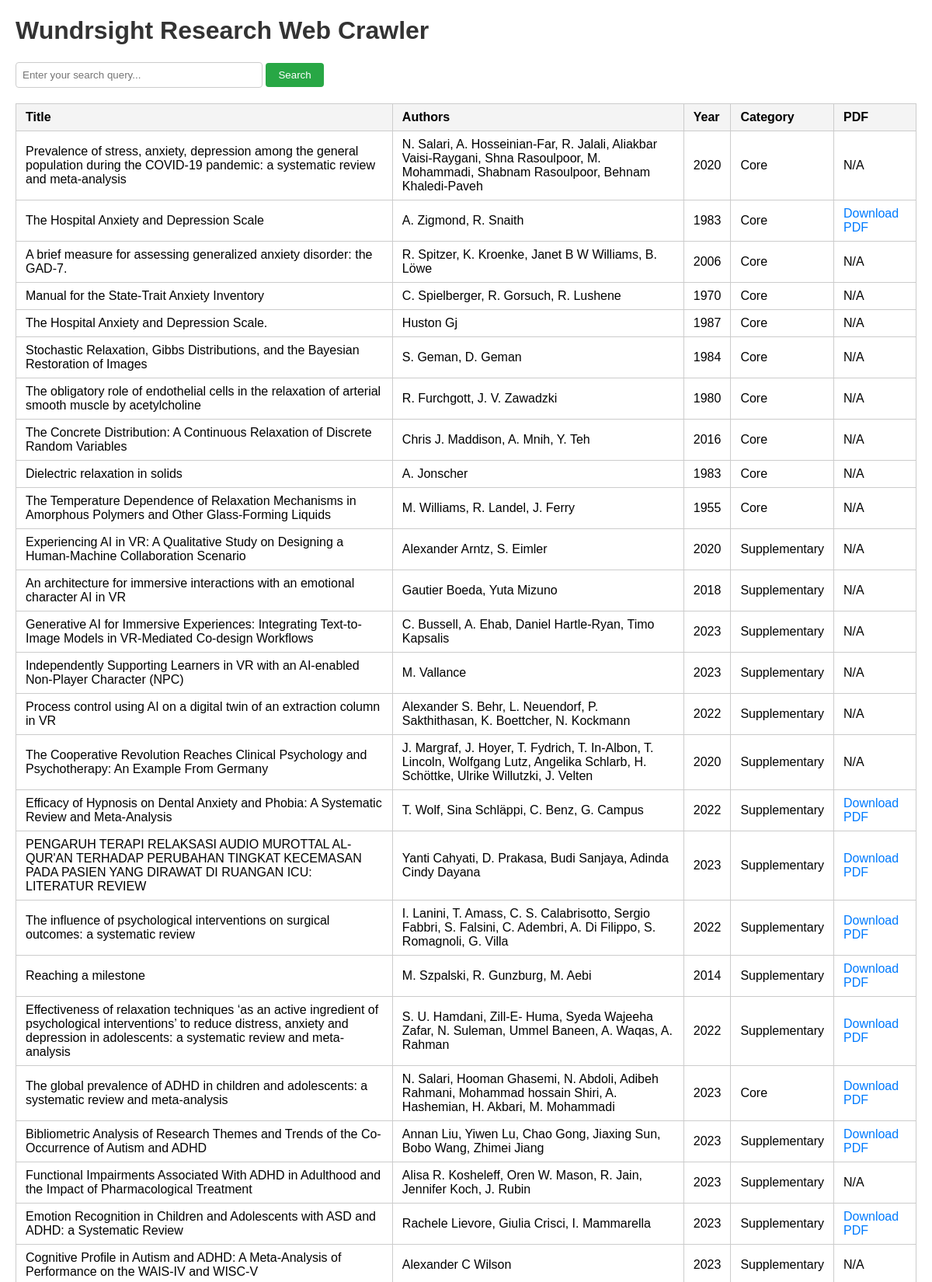
The page / (upper part) on the database its author committed.
### src/models.py (models this page shows, shortened)
class Paper( Base ):
    __tablename__ = 'papers'
    id = Column( Integer, primary_key=True )
    title = Column( String, nullable=False )
    authors = Column( String, nullable=True )
    year = Column( Integer, nullable=True )
    abstract = Column( Text, nullable=True )
    citation_count = Column( Integer, default=0 )
    doi = Column( String, unique=True, nullable=True )
    pdf_path = Column( String, nullable=True )
    category = Column( String, nullable=True )  # e.g., Core, Supplementary

### src/app.py (the view, shortened to what this page needs)
@app.route('/', methods=['GET', 'POST'])
def index():
    papers = session.query(Paper).all()
    return render_template('index.html', papers=papers)

### src/templates/index.html (shortened to what this page needs)
<!DOCTYPE html>
<html>
<head>
</head>
<body>
    <h1>Wundrsight Research Web Crawler</h1>
    <form method="POST" action="/">
        <input type="text" name="query" placeholder="Enter your search query..." required>
        <input type="submit" value="Search">
    </form>
    <table>
        <thead>
            <tr>
                <th>Title</th>
                <th>Authors</th>
                <th>Year</th>
                <th>Category</th>
                <th>PDF</th>
            </tr>
        </thead>
        <tbody>
            {% for paper in papers %}
            <tr>
                <td>{{ paper.title }}</td>
                <td>{{ paper.authors }}</td>
                <td>{{ paper.year }}</td>
                <td>{{ paper.category }}</td>
                <td>
                    {% if paper.pdf_path %}
                        <a href="{{ url_for('download_pdf', paper_id=paper.id) }}" target="_blank">Download PDF</a>
                    {% else %}
                        N/A
                    {% endif %}
                </td>
            </tr>
            {% endfor %}
        </tbody>
    </table>
</body>
</html>

### src/templates/index.html (style rules this page uses)
body { font-family: Arial, sans-serif; margin: 20px; }
h1 { color: #333; }
form { margin-bottom: 20px; }
input[type="text"] { padding: 8px; width: 300px; border: 1px solid #ccc; border-radius: 4px; }
input[type="submit"] { padding: 8px 16px; border: none; background-color: #28a745; color: white; border-radius: 4px; cursor: pointer; }
table { width: 100%; border-collapse: collapse; }
th, td { padding: 8px 12px; border: 1px solid #ccc; text-align: left; }
th { background-color: #f4f4f4; }
a { text-decoration: none; color: #007bff; }

### rows shown on the page
Paper: title "Prevalence of stress, anxiety, depression among the general population during the COVID-19 pandemic: a systematic review and meta-analysis", authors "N. Salari, A. Hosseinian-Far, R. Jalali, Aliakbar Vaisi-Raygani, Shna Rasoulpoor, M. Mohammadi, Shabnam Rasoulpoor, Behnam Khaledi-Paveh", year "2020", category "Core", shows "N/A"
Paper: title "The Hospital Anxiety and Depression Scale", authors "A. Zigmond, R. Snaith", year "1983", category "Core"
Paper: title "A brief measure for assessing generalized anxiety disorder: the GAD-7.", authors "R. Spitzer, K. Kroenke, Janet B W Williams, B. Löwe", year "2006", category "Core", shows "N/A"
Paper: title "Manual for the State-Trait Anxiety Inventory", authors "C. Spielberger, R. Gorsuch, R. Lushene", year "1970", category "Core", shows "N/A"
Paper: title "The Hospital Anxiety and Depression Scale.", authors "Huston Gj", year "1987", category "Core", shows "N/A"
Paper: title "Stochastic Relaxation, Gibbs Distributions, and the Bayesian Restoration of Images", authors "S. Geman, D. Geman", year "1984", category "Core", shows "N/A"
Paper: title "The obligatory role of endothelial cells in the relaxation of arterial smooth muscle by acetylcholine", authors "R. Furchgott, J. V. Zawadzki", year "1980", category "Core", shows "N/A"
Paper: title "The Concrete Distribution: A Continuous Relaxation of Discrete Random Variables", authors "Chris J. Maddison, A. Mnih, Y. Teh", year "2016", category "Core", shows "N/A"
Paper: title "Dielectric relaxation in solids", authors "A. Jonscher", year "1983", category "Core", shows "N/A"
Paper: title "The Temperature Dependence of Relaxation Mechanisms in Amorphous Polymers and Other Glass-Forming Liquids", authors "M. Williams, R. Landel, J. Ferry", year "1955", category "Core", shows "N/A"
Paper: title "Experiencing AI in VR: A Qualitative Study on Designing a Human-Machine Collaboration Scenario", authors "Alexander Arntz, S. Eimler", year "2020", category "Supplementary", shows "N/A"
Paper: title "An architecture for immersive interactions with an emotional character AI in VR", authors "Gautier Boeda, Yuta Mizuno", year "2018", category "Supplementary", shows "N/A"
Paper: title "Generative AI for Immersive Experiences: Integrating Text-to-Image Models in VR-Mediated Co-design Workflows", authors "C. Bussell, A. Ehab, Daniel Hartle-Ryan, Timo Kapsalis", year "2023", category "Supplementary", shows "N/A"
Paper: title "Independently Supporting Learners in VR with an AI-enabled Non-Player Character (NPC)", authors "M. Vallance", year "2023", category "Supplementary", shows "N/A"
Paper: title "Process control using AI on a digital twin of an extraction column in VR", authors "Alexander S. Behr, L. Neuendorf, P. Sakthithasan, K. Boettcher, N. Kockmann", year "2022", category "Supplementary", shows "N/A"
Paper: title "The Cooperative Revolution Reaches Clinical Psychology and Psychotherapy: An Example From Germany", authors "J. Margraf, J. Hoyer, T. Fydrich, T. In-Albon, T. Lincoln, Wolfgang Lutz, Angelika Schlarb, H. Schöttke, Ulrike Willutzki, J. Velten", year "2020", category "Supplementary", shows "N/A"
Paper: title "Efficacy of Hypnosis on Dental Anxiety and Phobia: A Systematic Review and Meta-Analysis", authors "T. Wolf, Sina Schläppi, C. Benz, G. Campus", year "2022", category "Supplementary"
Paper: title "PENGARUH TERAPI RELAKSASI AUDIO MUROTTAL AL-QUR'AN TERHADAP PERUBAHAN TINGKAT KECEMASAN PADA PASIEN YANG DIRAWAT DI RUANGAN ICU: LITERATUR REVIEW", authors "Yanti Cahyati, D. Prakasa, Budi Sanjaya, Adinda Cindy Dayana", year "2023", category "Supplementary"
Paper: title "The influence of psychological interventions on surgical outcomes: a systematic review", authors "I. Lanini, T. Amass, C. S. Calabrisotto, Sergio Fabbri, S. Falsini, C. Adembri, A. Di Filippo, S. Romagnoli, G. Villa", year "2022", category "Supplementary"
Paper: title "Reaching a milestone", authors "M. Szpalski, R. Gunzburg, M. Aebi", year "2014", category "Supplementary"
Paper: title "Effectiveness of relaxation techniques ‘as an active ingredient of psychological interventions’ to reduce distress, anxiety and depression in adolescents: a systematic review and meta-analysis", authors "S. U. Hamdani, Zill-E- Huma, Syeda Wajeeha Zafar, N. Suleman, Ummel Baneen, A. Waqas, A. Rahman", year "2022", category "Supplementary"
Paper: title "The global prevalence of ADHD in children and adolescents: a systematic review and meta-analysis", authors "N. Salari, Hooman Ghasemi, N. Abdoli, Adibeh Rahmani, Mohammad hossain Shiri, A. Hashemian, H. Akbari, M. Mohammadi", year "2023", category "Core"
Paper: title "Bibliometric Analysis of Research Themes and Trends of the Co-Occurrence of Autism and ADHD", authors "Annan Liu, Yiwen Lu, Chao Gong, Jiaxing Sun, Bobo Wang, Zhimei Jiang", year "2023", category "Supplementary"
Paper: title "Functional Impairments Associated With ADHD in Adulthood and the Impact of Pharmacological Treatment", authors "Alisa R. Kosheleff, Oren W. Mason, R. Jain, Jennifer Koch, J. Rubin", year "2023", category "Supplementary", shows "N/A"
Paper: title "Emotion Recognition in Children and Adolescents with ASD and ADHD: a Systematic Review", authors "Rachele Lievore, Giulia Crisci, I. Mammarella", year "2023", category "Supplementary"
Paper: title "Cognitive Profile in Autism and ADHD: A Meta-Analysis of Performance on the WAIS-IV and WISC-V", authors "Alexander C Wilson", year "2023", category "Supplementary", shows "N/A"
